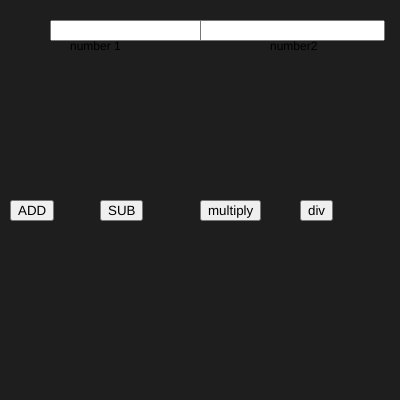
Frame 1 (no input)
Frame 60 (no input): identical to frame 1, image omitted
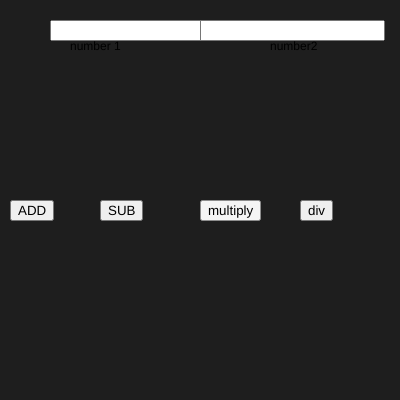
Frame 120 (the mouse pressed at the canvas centre since frame 60)

The p5.js sketch that drew these frames (run headless with seeded random() and noise() and a simulated clock; from frame 60 on, the mouse is pressed at the canvas centre):

// p5.js sketch
// ── sketch.js
var n1,n2;
var b1,b2,b3,b4;
var num1,num2;


function setup() {
  createCanvas(400,400);
num1 = createInput();
num2 = createInput();

num1.position(50,20)
num2.position(200,20)

b1 = createButton("ADD")
b1.position(10,200)
b1.mousePressed(add)

b2 = createButton("SUB")
b2.position(100,200)
b2.mousePressed(subtract)

b3 = createButton("multiply")
b3.position(200,200)
b3.mousePressed(mult)

b4 = createButton("div")
b4.position(300,200)
b4.mousePressed(divide)
}

function draw() 
{
  background(30);

text("number 1", 70,50)
text("number2",270,50)
n1 = parseInt(num1.value())
n2 = parseInt(num2.value())
}

function add(){
  console.log(n1 + n2)
}

function subtract(){
  console.log(n1 - n2)
}

function mult(){
  console.log(n1 * n2)
}

function divide(){
  console.log(n1/n2)
}
